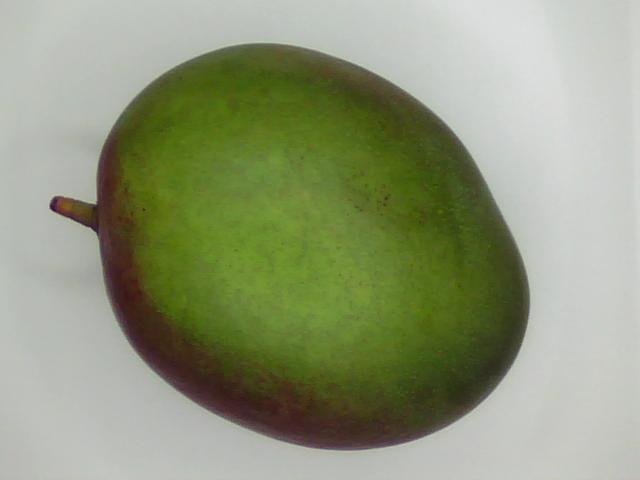
%> input picture umbralization/mango6.jpg, 640 x 480 px
$ octave umbral.m   (GNU Octave 9; MATLAB toolbox functions it lacks are replaced by stand-ins)
%> lines starting %> are read from the running program, lines starting %| are printed output that depends on the picture; in (x1, y1, x2, y2) boxes, pixels count from 0 and x2, y2 are one past the last pixel; in counts of white or black regions, pixels touching at a corner belong together; the program's own positions count from 1
clc;clear all;
RGB = imread('mango6.jpg');
%> RGB is the input picture: size 480x640x3 uint8; mean R, G, B 144.3, 151.6, 122

[r,g,b] = imsplit(RGB);
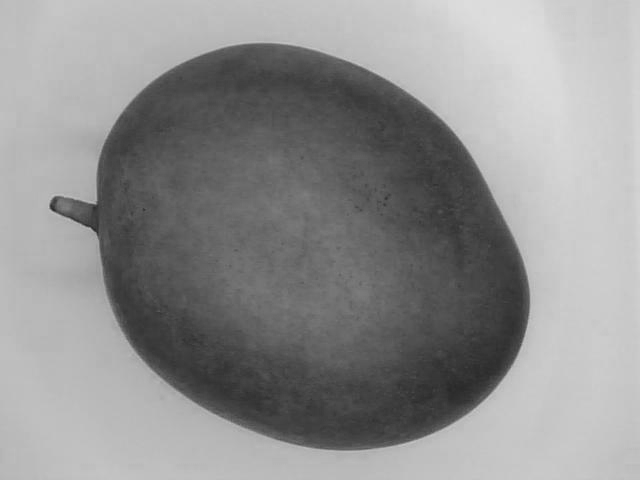
%> r: size 480x640 uint8; min 37, max 223, mean 144.3
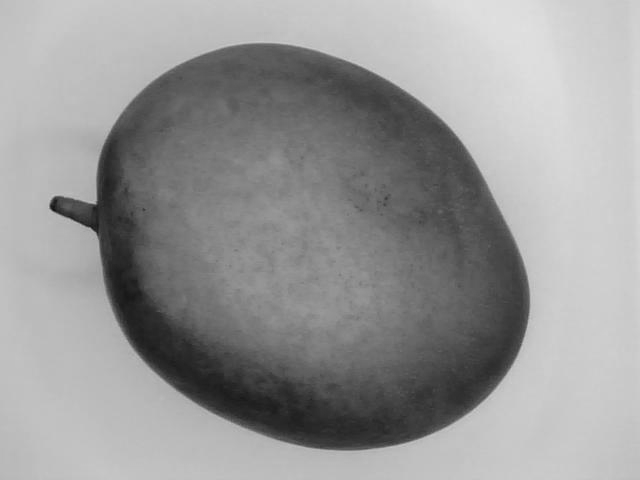
%> g: size 480x640 uint8; min 15, max 225, mean 151.6
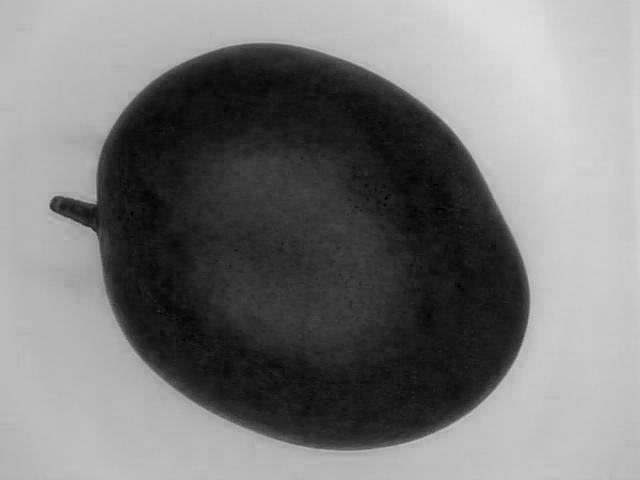
%> b: size 480x640 uint8; min 0, max 224, mean 122
bina_r=r>=140;
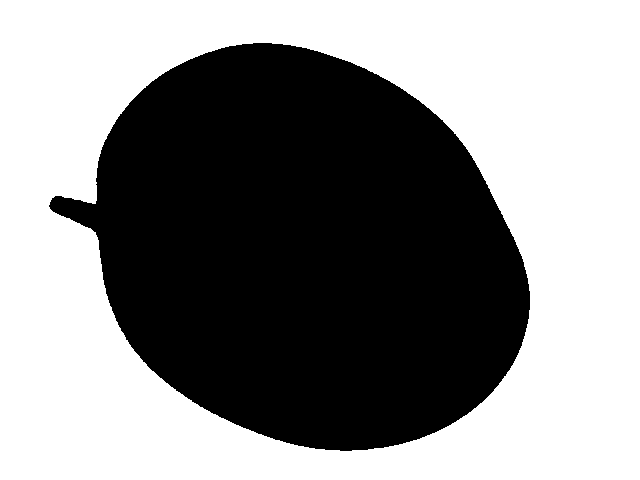
%> bina_r: size 480x640 logical; 55.5% white; 1 black region, box (x1, y1, x2, y2) and area: (49, 43, 530, 451) 136829
bina_g=g>=145;
%> bina_g: size 480x640 logical; 56.4% white; 9 black regions (7 under 20 px), largest, box (x1, y1, x2, y2) and area: (49, 43, 530, 451) 133909, (248, 256, 255, 261) 29
bina_b=b>=125;
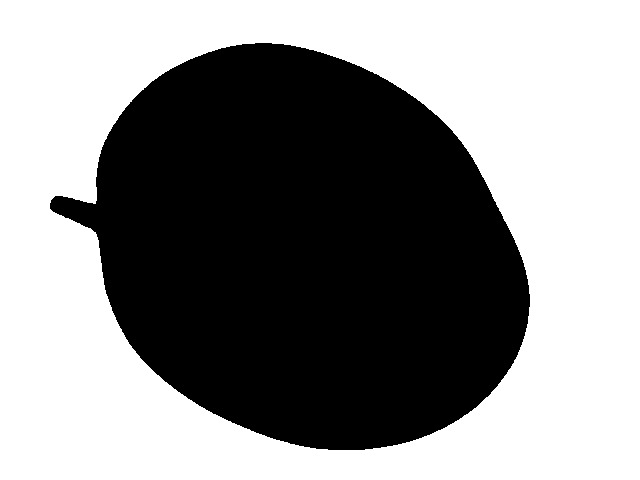
%> bina_b: size 480x640 logical; 55.5% white; 1 black region, box (x1, y1, x2, y2) and area: (50, 43, 530, 450) 136639

Thresh = graythresh(r)
%> Thresh = 0.541

figure()
subplot(3,3,1)
imshow(r)
subplot(3,3,4)
imhist(r)
subplot(3,3,7)
imshow(bina_r)

subplot(3,3,2)
imshow(g)
subplot(3,3,5)
imhist(g)
subplot(3,3,8)
imshow(bina_g)

subplot(3,3,3)
imshow(b)
subplot(3,3,6)
imhist(b)
subplot(3,3,9)
imshow(bina_b)
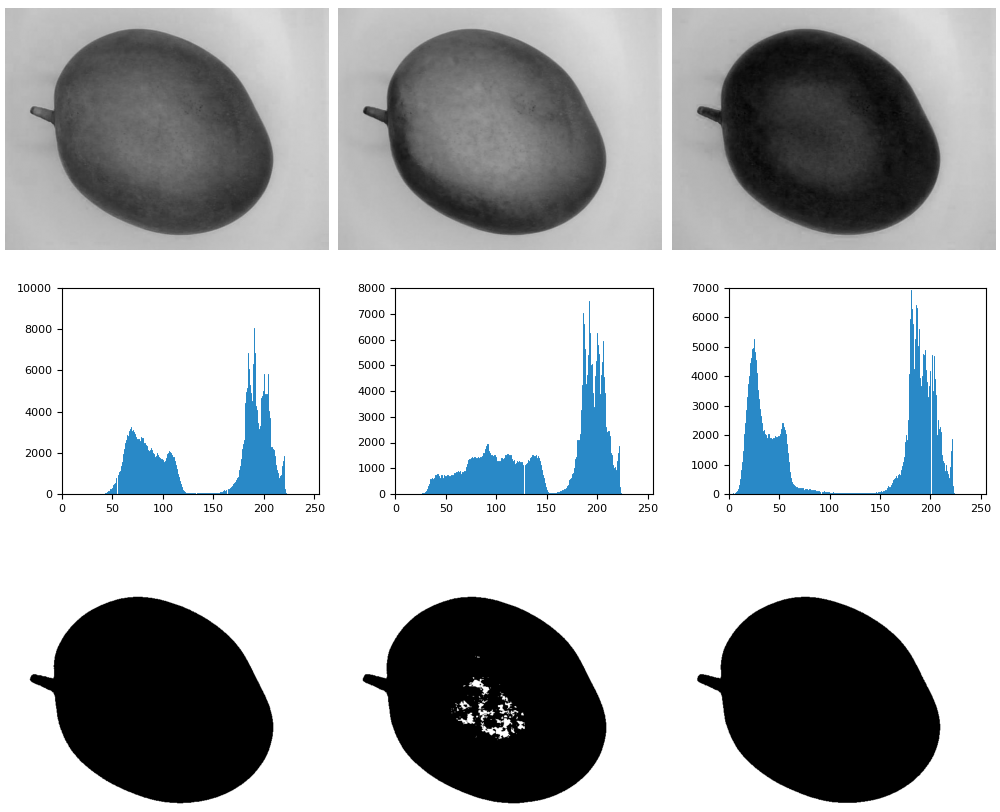
%> figure redrawn from the program's plot data, 9 panels

for T=1:Thresh*255
    bb=b>=T;
    figure(2)
    imshow(bb)
    pause(0.001)
end
%> this loop made 138 passes
%> pass 1, `bb=b>=T;`:
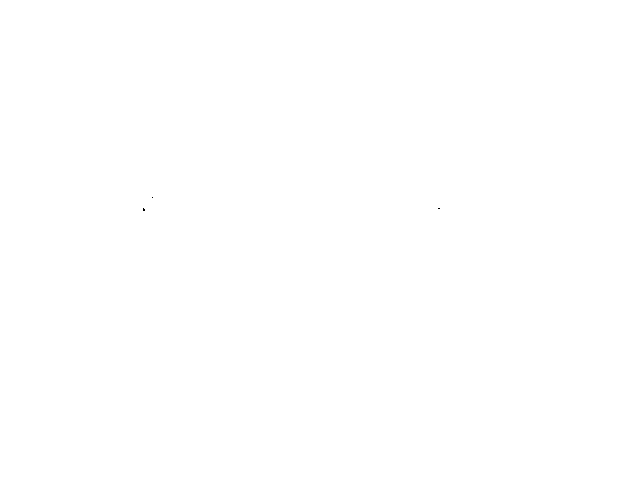
%> bb: size 480x640 logical; 100% white; black in thin lines or dots, all inside (x1, y1, x2, y2) = (143, 197, 440, 211)
